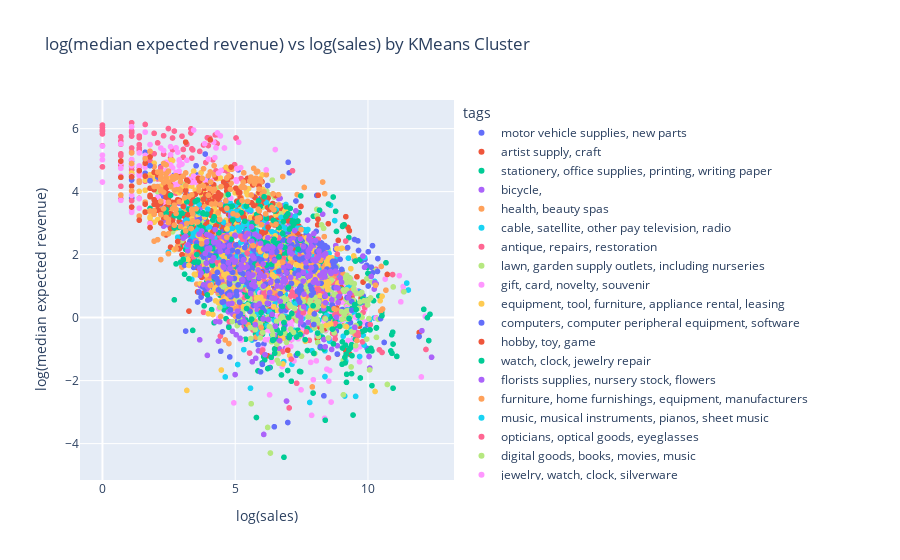

Source (notebook cell):
### Code cell
fig = px.scatter(
    df, 
    x='record_count', 
    y='expected_revenue_median', 
    color='tags', 
    title='log(median expected revenue) vs log(sales) by KMeans Cluster', 
    labels={
        'record_count': 'log(sales)',
        'expected_revenue_median': 'log(median expected revenue)'
    },
    hover_data=['merchant_abn']
)

# Display plot
fig.show()

### Figure 1 — Plotly figure (JSON) as saved in the notebook; plotly's stock layout.template omitted (floating-point values rounded to 4 significant figures; data arrays with more than 128 entries replaced by an {"elided": "..."} marker saying what was removed)
{"data": [{"customdata": {"elided": "151x1 str values"}, "hovertemplate": "tags=motor vehicle supplies, new parts<br>log(sales)=%{x}<br>log(median expected revenue)=%{y}<br>merchant_abn=%{customdata[0]}<extra></extra>", "legendgroup": "motor vehicle supplies, new parts", "marker": {"color": "#636efa", "symbol": "circle"}, "mode": "markers", "name": "motor vehicle supplies, new parts", "showlegend": true, "type": "scattergl", "x": {"elided": "151 float values"}, "xaxis": "x", "y": {"elided": "151 float values"}, "yaxis": "y"}, {"customdata": {"elided": "193x1 str values"}, "hovertemplate": "tags=artist supply, craft<br>log(sales)=%{x}<br>log(median expected revenue)=%{y}<br>merchant_abn=%{customdata[0]}<extra></extra>", "legendgroup": "artist supply, craft", "marker": {"color": "#EF553B", "symbol": "circle"}, "mode": "markers", "name": "artist supply, craft", "showlegend": true, "type": "scattergl", "x": {"elided": "193 float values"}, "xaxis": "x", "y": {"elided": "193 float values"}, "yaxis": "y"}, {"customdata": {"elided": "161x1 str values"}, "hovertemplate": "tags=stationery, office supplies, printing, writing paper<br>log(sales)=%{x}<br>log(median expected revenue)=%{y}<br>merchant_abn=%{customdata[0]}<extra></extra>", "legendgroup": "stationery, office supplies, printing, writing paper", "marker": {"color": "#00cc96", "symbol": "circle"}, "mode": "markers", "name": "stationery, office supplies, printing, writing paper", "showlegend": true, "type": "scattergl", "x": {"elided": "161 float values"}, "xaxis": "x", "y": {"elided": "161 float values"}, "yaxis": "y"}, {"customdata": {"elided": "170x1 str values"}, "hovertemplate": "tags=bicycle,<br>log(sales)=%{x}<br>log(median expected revenue)=%{y}<br>merchant_abn=%{customdata[0]}<extra></extra>", "legendgroup": "bicycle,", "marker": {"color": "#ab63fa", "symbol": "circle"}, "mode": "markers", "name": "bicycle,", "showlegend": true, "type": "scattergl", "x": {"elided": "170 float values"}, "xaxis": "x", "y": {"elided": "170 float values"}, "yaxis": "y"}, {"customdata": {"elided": "164x1 str values"}, "hovertemplate": "tags=health, beauty spas<br>log(sales)=%{x}<br>log(median expected revenue)=%{y}<br>merchant_abn=%{customdata[0]}<extra></extra>", "legendgroup": "health, beauty spas", "marker": {"color": "#FFA15A", "symbol": "circle"}, "mode": "markers", "name": "health, beauty spas", "showlegend": true, "type": "scattergl", "x": {"elided": "164 float values"}, "xaxis": "x", "y": {"elided": "164 float values"}, "yaxis": "y"}, {"customdata": {"elided": "175x1 str values"}, "hovertemplate": "tags=cable, satellite, other pay television, radio<br>log(sales)=%{x}<br>log(median expected revenue)=%{y}<br>merchant_abn=%{customdata[0]}<extra></extra>", "legendgroup": "cable, satellite, other pay television, radio", "marker": {"color": "#19d3f3", "symbol": "circle"}, "mode": "markers", "name": "cable, satellite, other pay television, radio", "showlegend": true, "type": "scattergl", "x": {"elided": "175 float values"}, "xaxis": "x", "y": {"elided": "175 float values"}, "yaxis": "y"}, {"customdata": {"elided": "129x1 str values"}, "hovertemplate": "tags=antique, repairs, restoration<br>log(sales)=%{x}<br>log(median expected revenue)=%{y}<br>merchant_abn=%{customdata[0]}<extra></extra>", "legendgroup": "antique, repairs, restoration", "marker": {"color": "#FF6692", "symbol": "circle"}, "mode": "markers", "name": "antique, repairs, restoration", "showlegend": true, "type": "scattergl", "x": {"elided": "129 float values"}, "xaxis": "x", "y": {"elided": "129 float values"}, "yaxis": "y"}, {"customdata": {"elided": "153x1 str values"}, "hovertemplate": "tags=lawn, garden supply outlets, including nurseries<br>log(sales)=%{x}<br>log(median expected revenue)=%{y}<br>merchant_abn=%{customdata[0]}<extra></extra>", "legendgroup": "lawn, garden supply outlets, including nurseries", "marker": {"color": "#B6E880", "symbol": "circle"}, "mode": "markers", "name": "lawn, garden supply outlets, including nurseries", "showlegend": true, "type": "scattergl", "x": {"elided": "153 float values"}, "xaxis": "x", "y": {"elided": "153 float values"}, "yaxis": "y"}, {"customdata": {"elided": "182x1 str values"}, "hovertemplate": "tags=gift, card, novelty, souvenir<br>log(sales)=%{x}<br>log(median expected revenue)=%{y}<br>merchant_abn=%{customdata[0]}<extra></extra>", "legendgroup": "gift, card, novelty, souvenir", "marker": {"color": "#FF97FF", "symbol": "circle"}, "mode": "markers", "name": "gift, card, novelty, souvenir", "showlegend": true, "type": "scattergl", "x": {"elided": "182 float values"}, "xaxis": "x", "y": {"elided": "182 float values"}, "yaxis": "y"}, {"customdata": {"elided": "134x1 str values"}, "hovertemplate": "tags=equipment, tool, furniture, appliance rental, leasing<br>log(sales)=%{x}<br>log(median expected revenue)=%{y}<br>merchant_abn=%{customdata[0]}<extra></extra>", "legendgroup": "equipment, tool, furniture, appliance rental, leasing", "marker": {"color": "#FECB52", "symbol": "circle"}, "mode": "markers", "name": "equipment, tool, furniture, appliance rental, leasing", "showlegend": true, "type": "scattergl", "x": {"elided": "134 float values"}, "xaxis": "x", "y": {"elided": "134 float values"}, "yaxis": "y"}, {"customdata": {"elided": "181x1 str values"}, "hovertemplate": "tags=computers, computer peripheral equipment, software<br>log(sales)=%{x}<br>log(median expected revenue)=%{y}<br>merchant_abn=%{customdata[0]}<extra></extra>", "legendgroup": "computers, computer peripheral equipment, software", "marker": {"color": "#636efa", "symbol": "circle"}, "mode": "markers", "name": "computers, computer peripheral equipment, software", "showlegend": true, "type": "scattergl", "x": {"elided": "181 float values"}, "xaxis": "x", "y": {"elided": "181 float values"}, "yaxis": "y"}, {"customdata": {"elided": "142x1 str values"}, "hovertemplate": "tags=hobby, toy, game<br>log(sales)=%{x}<br>log(median expected revenue)=%{y}<br>merchant_abn=%{customdata[0]}<extra></extra>", "legendgroup": "hobby, toy, game", "marker": {"color": "#EF553B", "symbol": "circle"}, "mode": "markers", "name": "hobby, toy, game", "showlegend": true, "type": "scattergl", "x": {"elided": "142 float values"}, "xaxis": "x", "y": {"elided": "142 float values"}, "yaxis": "y"}, {"customdata": {"elided": "170x1 str values"}, "hovertemplate": "tags=watch, clock, jewelry repair<br>log(sales)=%{x}<br>log(median expected revenue)=%{y}<br>merchant_abn=%{customdata[0]}<extra></extra>", "legendgroup": "watch, clock, jewelry repair", "marker": {"color": "#00cc96", "symbol": "circle"}, "mode": "markers", "name": "watch, clock, jewelry repair", "showlegend": true, "type": "scattergl", "x": {"elided": "170 float values"}, "xaxis": "x", "y": {"elided": "170 float values"}, "yaxis": "y"}, {"customdata": {"elided": "180x1 str values"}, "hovertemplate": "tags=florists supplies, nursery stock, flowers<br>log(sales)=%{x}<br>log(median expected revenue)=%{y}<br>merchant_abn=%{customdata[0]}<extra></extra>", "legendgroup": "florists supplies, nursery stock, flowers", "marker": {"color": "#ab63fa", "symbol": "circle"}, "mode": "markers", "name": "florists supplies, nursery stock, flowers", "showlegend": true, "type": "scattergl", "x": {"elided": "180 float values"}, "xaxis": "x", "y": {"elided": "180 float values"}, "yaxis": "y"}, {"customdata": {"elided": "182x1 str values"}, "hovertemplate": "tags=furniture, home furnishings, equipment, manufacturers<br>log(sales)=%{x}<br>log(median expected revenue)=%{y}<br>merchant_abn=%{customdata[0]}<extra></extra>", "legendgroup": "furniture, home furnishings, equipment, manufacturers", "marker": {"color": "#FFA15A", "symbol": "circle"}, "mode": "markers", "name": "furniture, home furnishings, equipment, manufacturers", "showlegend": true, "type": "scattergl", "x": {"elided": "182 float values"}, "xaxis": "x", "y": {"elided": "182 float values"}, "yaxis": "y"}, {"customdata": {"elided": "167x1 str values"}, "hovertemplate": "tags=music, musical instruments, pianos, sheet music<br>log(sales)=%{x}<br>log(median expected revenue)=%{y}<br>merchant_abn=%{customdata[0]}<extra></extra>", "legendgroup": "music, musical instruments, pianos, sheet music", "marker": {"color": "#19d3f3", "symbol": "circle"}, "mode": "markers", "name": "music, musical instruments, pianos, sheet music", "showlegend": true, "type": "scattergl", "x": {"elided": "167 float values"}, "xaxis": "x", "y": {"elided": "167 float values"}, "yaxis": "y"}, {"customdata": {"elided": "151x1 str values"}, "hovertemplate": "tags=opticians, optical goods, eyeglasses<br>log(sales)=%{x}<br>log(median expected revenue)=%{y}<br>merchant_abn=%{customdata[0]}<extra></extra>", "legendgroup": "opticians, optical goods, eyeglasses", "marker": {"color": "#FF6692", "symbol": "circle"}, "mode": "markers", "name": "opticians, optical goods, eyeglasses", "showlegend": true, "type": "scattergl", "x": {"elided": "151 float values"}, "xaxis": "x", "y": {"elided": "151 float values"}, "yaxis": "y"}, {"customdata": {"elided": "195x1 str values"}, "hovertemplate": "tags=digital goods, books, movies, music<br>log(sales)=%{x}<br>log(median expected revenue)=%{y}<br>merchant_abn=%{customdata[0]}<extra></extra>", "legendgroup": "digital goods, books, movies, music", "marker": {"color": "#B6E880", "symbol": "circle"}, "mode": "markers", "name": "digital goods, books, movies, music", "showlegend": true, "type": "scattergl", "x": {"elided": "195 float values"}, "xaxis": "x", "y": {"elided": "195 float values"}, "yaxis": "y"}, {"customdata": [["16377211887"], ["23812847062"], ["30769373086"], ["33068332703"], ["36105696102"], ["38918664617"], ["43083074133"], ["86201937910"], ["86791380020"], ["93267734067"], ["99022662131"], ["10881038707"], ["11134994590"], ["12983555508"], ["55092047467"], ["64648788229"], ["74959624448"], ["75265429612"], ["81548651453"], ["19492220327"], ["24526454463"], ["39700611505"], ["46537010521"], ["46898641989"], ["65276790047"], ["67213521157"], ["69184324876"], ["72760991600"], ["99473039626"], ["21158149109"], ["28449116125"], ["29505435279"], ["30900210196"], ["38049816588"], ["44345785419"], ["58495294020"], ["59039508122"], ["77334889816"], ["10165489824"], ["12240378188"], ["24674067743"], ["28639309109"], ["29253286472"], ["29623808496"], ["47441593515"], ["55555661470"], ["86621434137"], ["10596295795"], ["15043504837"], ["20233857661"], ["41331227038"], ["57860746842"], ["80837517456"], ["86744504251"], ["19340071232"], ["24212300522"], ["49514806178"], ["65168284301"], ["69893361647"], ["78949485914"], ["79143633916"], ["86889657711"], ["93110588804"], ["93263170091"], ["97590358496"], ["11800043583"], ["14530561097"], ["23709946765"], ["26793253394"], ["29027010572"], ["32493270774"], ["37815517789"], ["53829845678"], ["56806164521"], ["62688594508"], ["64143552561"], ["66228393506"], ["82736268897"], ["85626017907"], ["16156289887"], ["21073645356"], ["21263722044"], ["21350600012"], ["25707254891"], ["34455283435"], ["36502394145"], ["43838212570"], ["51087215585"], ["65959377833"], ["90918180829"], ["93378757859"]], "hovertemplate": "tags=jewelry, watch, clock, silverware<br>log(sales)=%{x}<br>log(median expected revenue)=%{y}<br>merchant_abn=%{customdata[0]}<extra></extra>", "legendgroup": "jewelry, watch, clock, silverware", "marker": {"color": "#FF97FF", "symbol": "circle"}, "mode": "markers", "name": "jewelry, watch, clock, silverware", "showlegend": true, "type": "scattergl", "x": [2.079, 4.234, 1.792, 1.386, 3.829, 2.197, 4.727, 1.099, 0.6931, 0, 3.85, 1.609, 4.111, 1.609, 2.708, 1.099, 2.639, 2.565, 1.386, 6.509, 1.099, 2.079, 0, 4.828, 3.714, 0.6931, 2.485, 2.773, 3.258, 2.89, 5.05, 2.89, 2.833, 2.565, 4.331, 4.277, 3.989, 3.434, 1.386, 2.398, 2.89, 5.176, 5.204, 1.099, 1.386, 1.386, 0.6931, 4.443, 5.13, 0.6931, 3.526, 4.595, 2.773, 3.871, 1.386, 0, 2.398, 2.303, 2.996, 3.466, 3.367, 4.19, 2.833, 0.6931, 3.434, 2.398, 5.03, 5.063, 2.565, 1.386, 4.466, 1.792, 2.079, 2.996, 0, 1.099, 4.369, 2.303, 2.89, 1.386, 2.89, 3.584, 1.609, 3.638, 1.099, 3.258, 3.611, 1.386, 1.099, 6.168, 3.178], "xaxis": "x", "y": [3.824, 5.079, 2.988, 5.228, 4.17, 5.384, 4.466, 4.493, 4.492, 5.014, 5.521, 5.888, 4.337, 4.777, 4.223, 3.341, 4.758, 5.427, 4.337, 5.335, 4.822, 4.489, 5.158, 3.794, 4.419, 5.515, 4.589, 5.39, 4.394, 3.682, 4.326, 4.649, 4.238, 5.171, 5.863, 5.386, 5.033, 4.491, 4.704, 4.933, 4.831, 0.7191, 4.761, 3.881, 4.815, 4.51, 4.911, 5.769, 5.567, 4.742, 4.303, 5.385, 4.615, 4.361, 3.778, 5.445, 4.207, 5.305, 3.316, 4.309, 4.291, 5.567, 5.254, 3.724, 5.954, 4.666, 4.377, 4.728, 4.848, 4.591, 4.67, 5.492, 4.158, 4.875, 4.304, 6.057, 4.585, 3.668, 5.005, 3.473, 4.982, 4.331, 5.15, 4.387, 5.011, 3.628, 4.452, 4.362, 3.406, 4.69, 4.996], "yaxis": "y"}, {"customdata": {"elided": "164x1 str values"}, "hovertemplate": "tags=books, periodicals, newspapers<br>log(sales)=%{x}<br>log(median expected revenue)=%{y}<br>merchant_abn=%{customdata[0]}<extra></extra>", "legendgroup": "books, periodicals, newspapers", "marker": {"color": "#FECB52", "symbol": "circle"}, "mode": "markers", "name": "books, periodicals, newspapers", "showlegend": true, "type": "scattergl", "x": {"elided": "164 float values"}, "xaxis": "x", "y": {"elided": "164 float values"}, "yaxis": "y"}, {"customdata": {"elided": "191x1 str values"}, "hovertemplate": "tags=computer programming, data processing, integrated systems design<br>log(sales)=%{x}<br>log(median expected revenue)=%{y}<br>merchant_abn=%{customdata[0]}<extra></extra>", "legendgroup": "computer programming, data processing, integrated systems design", "marker": {"color": "#636efa", "symbol": "circle"}, "mode": "markers", "name": "computer programming, data processing, integrated systems design", "showlegend": true, "type": "scattergl", "x": {"elided": "191 float values"}, "xaxis": "x", "y": {"elided": "191 float values"}, "yaxis": "y"}, {"customdata": [["17476208631"], ["18905299698"], ["21755625204"], ["22883189698"], ["31400548982"], ["58420836090"], ["65415777658"], ["67264251405"], ["73792600690"], ["74337286955"], ["86710922099"], ["90976587185"], ["94951665897"], ["95824231566"], ["14626521979"], ["31337247877"], ["31471844679"], ["36628336616"], ["42077919948"], ["43801715289"], ["46079095809"], ["46429297007"], ["55661978105"], ["60123474601"], ["76183421494"], ["76818455401"], ["97598804219"], ["98253764162"], ["99785979138"], ["22248828825"], ["26788127465"], ["32873803804"], ["41686800806"], ["43437492698"], ["47103021057"], ["47422313909"], ["48624093501"], ["52266154043"], ["52969453577"], ["61675439608"], ["66069111675"], ["74116888698"], ["77747303845"], ["80779713037"], ["93096883450"], ["11149063370"], ["15795298692"], ["20352820919"], ["25737175575"], ["27851049264"], ["41305045812"], ["44344566262"], ["45907060380"], ["72361927236"], ["76094539803"], ["77924688488"], ["96141360246"], ["99807059634"], ["11975295389"], ["27014190836"], ["32021853619"], ["34564250941"], ["35787272183"], ["37106509177"], ["39469369640"], ["49285644021"], ["51390118767"], ["52034783403"], ["70580157002"], ["84228395458"], ["87076215407"], ["87915290368"], ["89133730546"], ["17208085375"], ["27518736748"], ["63907965541"], ["28490495118"], ["32566134208"], ["35260204943"], ["42454170286"], ["42665580539"], ["58680132589"], ["79377496749"], ["93113531213"], ["10739268011"], ["17611272180"], ["19401969640"], ["20781273791"], ["22019281430"], ["28159278322"], ["42392117775"], ["44527459864"], ["47797405944"], ["53300696557"], ["56945094143"], ["59079680636"], ["68233865253"], ["73463200282"], ["88745863985"], ["98166254020"], ["99776743787"], ["20803442676"], ["27397535742"], ["44539609516"], ["48220830699"], ["57223200264"], ["60641607697"], ["66522814831"], ["78908309708"], ["80067991455"], ["95005191321"], ["99420575685"]], "hovertemplate": "tags=art dealers, galleries<br>log(sales)=%{x}<br>log(median expected revenue)=%{y}<br>merchant_abn=%{customdata[0]}<extra></extra>", "legendgroup": "art dealers, galleries", "marker": {"color": "#EF553B", "symbol": "circle"}, "mode": "markers", "name": "art dealers, galleries", "showlegend": true, "type": "scattergl", "x": [4.19, 5.883, 1.792, 1.792, 1.792, 5.124, 1.609, 0.6931, 5.176, 2.485, 8.119, 3.611, 3.135, 2.639, 1.099, 4.682, 5.464, 5.187, 3.638, 5.823, 5.024, 2.485, 5.697, 4.844, 3.892, 3.135, 4.143, 5.389, 1.946, 4.564, 2.197, 5.063, 2.303, 2.079, 2.639, 3.85, 6.633, 1.946, 3.219, 4.357, 4.357, 2.565, 3.219, 4.663, 5.74, 4.06, 3.664, 2.89, 2.89, 5.945, 6.038, 2.89, 4.71, 5.743, 1.946, 6.004, 1.792, 2.398, 2.639, 3.912, 2.398, 6.532, 3.219, 5.897, 2.079, 5.124, 1.946, 2.833, 3.912, 3.332, 5.849, 4.454, 0.6931, 6.238, 1.609, 5.242, 4.127, 4.007, 4.304, 2.079, 4.673, 2.079, 5.9, 1.792, 1.609, 3.332, 2.197, 2.565, 1.099, 5.338, 2.303, 4.06, 1.609, 3.497, 4.844, 1.946, 3.135, 4.844, 1.386, 8.126, 1.099, 2.485, 5.293, 2.833, 3.689, 5.984, 1.946, 3.807, 1.386, 3.178, 3.045, 2.398], "xaxis": "x", "y": [4.219, 3.629, 4.107, 3.839, 5.101, 4.017, 3.603, 4.969, 3.972, 3.768, 3.123, 4.422, 4.033, 3.008, 3.511, 4.025, 4.419, 3.795, 2.084, 3.173, 4.109, 3.112, 3.558, 3.083, 3.905, 2.589, 2.708, 4.348, 3.594, 4.304, 3.641, 3.697, 4.021, 3.581, 3.105, 4.103, 2.884, 4.133, 2.638, 3.766, 3.872, 3.299, 3.266, 4.155, 3.165, 5.642, 4.336, 2.18, 3.727, 3.156, 3.762, 3.055, 4.375, 3.819, 4.102, 2.712, 3.879, 4.099, 3.507, 2.621, 3.842, 3.008, 4.322, 4.172, 4.529, 3.969, 4.064, 3.741, 4.205, 3.621, 3.248, 3.893, 4.454, 2.872, 3.348, 3.329, 3.688, 3.835, 2.929, 3.637, 4.19, 3.411, 3.196, 2.86, 4.903, 3.84, 3.677, 4.198, 4.467, 3.176, 4.044, 3.974, 4.494, 3.917, 4.779, 3.74, 5.571, 4.468, 4.664, 3.885, 4.174, 3.495, 3.301, 2.418, 3.978, 1.428, 4.612, 3.76, 3.093, 4.366, 3.53, 4.19], "yaxis": "y"}, {"customdata": {"elided": "178x1 str values"}, "hovertemplate": "tags=tent, awning<br>log(sales)=%{x}<br>log(median expected revenue)=%{y}<br>merchant_abn=%{customdata[0]}<extra></extra>", "legendgroup": "tent, awning", "marker": {"color": "#00cc96", "symbol": "circle"}, "mode": "markers", "name": "tent, awning", "showlegend": true, "type": "scattergl", "x": {"elided": "178 float values"}, "xaxis": "x", "y": {"elided": "178 float values"}, "yaxis": "y"}, {"customdata": {"elided": "185x1 str values"}, "hovertemplate": "tags=shoe<br>log(sales)=%{x}<br>log(median expected revenue)=%{y}<br>merchant_abn=%{customdata[0]}<extra></extra>", "legendgroup": "shoe", "marker": {"color": "#ab63fa", "symbol": "circle"}, "mode": "markers", "name": "shoe", "showlegend": true, "type": "scattergl", "x": {"elided": "185 float values"}, "xaxis": "x", "y": {"elided": "185 float values"}, "yaxis": "y"}, {"customdata": [["32173481131"], ["32934378210"], ["35754571357"], ["43828324372"], ["43833568675"], ["45875784130"], ["47192976569"], ["61310985405"], ["70814127470"], ["82465857700"], ["88999491954"], ["91426391836"], ["97088280855"], ["12182018430"], ["43454001249"], ["46471185478"], ["59659309503"], ["71361928741"], ["78403451584"], ["92482981458"], ["92693781303"], ["96806981644"], ["98400051901"], ["20836895545"], ["21166782413"], ["25228131129"], ["35267193658"], ["36961482719"], ["41704070214"], ["56191979620"], ["61085944703"], ["62692834922"], ["72064300998"], ["74874670528"], ["78040474274"], ["82642449321"], ["85444000471"], ["93740493847"], ["95594775419"], ["97089682451"], ["20549656225"], ["43426057710"], ["53415858879"], ["63975991689"], ["67920961191"], ["68874243493"], ["69133284840"], ["69431337574"], ["73376110977"], ["75289356942"], ["76117653301"], ["76419655212"], ["77990807356"], ["82329510503"], ["93932766844"], ["97638827169"], ["12161076724"], ["15457638036"], ["16143938351"], ["17073441842"], ["19458945909"], ["20017721725"], ["25624067782"], ["29166700531"], ["31153557593"], ["31552582037"], ["51479541036"], ["58899084497"], ["59274084898"], ["61941120453"], ["66748498849"], ["70754621933"], ["71475747855"], ["80116239104"], ["81836621910"], ["82545351270"], ["85449177396"], ["88652114856"], ["89618228232"], ["90522979771"], ["95938358124"], ["97860823526"], ["48290289285"], ["49069349536"], ["54790190524"], ["55407818029"], ["56018978883"], ["60470122582"], ["72758063852"], ["80932809713"], ["92596271102"], ["93260930990"], ["20497101151"], ["26763947687"], ["34621449599"], ["45237488374"], ["52388886012"], ["56766066037"], ["91062920626"], ["19633197919"], ["22926973508"], ["35911782646"], ["36461610866"], ["37351880405"], ["40084144447"], ["43930439013"], ["49784932478"], ["51294980477"], ["62924351636"], ["70805280228"], ["80347921120"], ["82044452251"], ["87203239896"], ["88848010071"], ["93720983561"], ["16002602393"], ["17799557745"], ["30780133873"], ["50589958690"], ["72897360319"], ["73973714129"], ["82368304209"], ["91218779711"], ["95037235405"], ["98020727651"]], "hovertemplate": "tags=telecom<br>log(sales)=%{x}<br>log(median expected revenue)=%{y}<br>merchant_abn=%{customdata[0]}<extra></extra>", "legendgroup": "telecom", "marker": {"color": "#FFA15A", "symbol": "circle"}, "mode": "markers", "name": "telecom", "showlegend": true, "type": "scattergl", "x": [4.762, 3.807, 3.367, 2.565, 5.727, 2.708, 3.738, 5.9, 1.099, 2.639, 1.386, 3.367, 5.257, 1.792, 2.944, 3.584, 4.92, 6.144, 3.761, 3.401, 3.135, 2.485, 4.466, 2.197, 3.178, 8.725, 3.135, 4.82, 2.944, 4.06, 5.784, 5.844, 1.609, 5.864, 2.485, 3.638, 2.197, 2.708, 1.946, 4.682, 5.595, 3.332, 4.174, 2.079, 5.838, 5.464, 2.197, 1.946, 4.419, 2.197, 2.398, 2.485, 6.384, 2.197, 3.135, 3.258, 3.367, 1.386, 4.06, 5.308, 2.773, 2.89, 5.666, 1.946, 2.079, 2.398, 4.22, 1.946, 5.919, 2.303, 2.485, 4.263, 1.099, 3.807, 5.908, 6.458, 4.111, 5.606, 1.099, 5.746, 4.682, 6.425, 5.991, 5.673, 2.773, 4.078, 2.773, 4.644, 3.989, 3.989, 2.485, 7.601, 5.357, 3.091, 5.252, 2.708, 3.526, 0.6931, 2.485, 5.826, 4.007, 6.534, 5.075, 2.303, 2.303, 5.549, 2.197, 2.079, 3.367, 4.682, 2.303, 6.787, 5.974, 2.197, 2.398, 1.792, 2.773, 2.303, 7.48, 6.668, 4.06, 8.372, 2.944, 2.485, 3.401], "xaxis": "x", "y": [4.503, 4.177, 3.44, 4.175, 4.252, 4.416, 2.341, 4.08, 4.894, 3.46, 4.295, 3.9, 3.715, 3.386, 4.315, 3.037, 3.299, 3.292, 4.423, 3.071, 4.595, 4.652, 4.157, 4.396, 2.987, 0.2783, 2.754, 4.075, 2.888, 4.091, 4.427, 4.641, 5.047, 3.444, 3.115, 4.03, 4.621, 3.571, 4.163, 3.47, 4.461, 2.829, 4.019, 4.16, 3.158, 3.689, 4.066, 3.28, 3.113, 3.267, 4.847, 2.027, 3.497, 1.842, 4.195, 3.842, 3.38, 4.336, 4.625, 4.305, 3.307, 3.677, 4.401, 2.427, 2.474, 4.565, 4.075, 3.393, 3.169, 2.663, 2.662, 3.616, 4.024, 4.727, 3.389, 3.422, 3.606, 3.892, 5.228, 4.319, 2.552, 3.928, 2.947, 2.285, 4.503, 4.305, 3.441, 3.708, 4.502, 3.887, 3.661, 4.133, 4.126, 3.808, 4.134, 2.934, 3.454, 3.892, 3.016, 3.049, 4.11, 2.961, 3.249, 4.893, 4.281, 4.337, 4.465, 4.621, 3.028, 4.433, 3.978, 1.759, -0.3132, 3.694, 3.185, 5.28, 2.183, 3.458, 2.795, 3.565, 1.018, 3.934, 4.438, 4.304, 3.298], "yaxis": "y"}], "layout": {"legend": {"title": {"text": "tags"}, "tracegroupgap": 0}, "title": {"text": "log(median expected revenue) vs log(sales) by KMeans Cluster"}, "xaxis": {"anchor": "y", "domain": [0, 1], "title": {"text": "log(sales)"}}, "yaxis": {"anchor": "x", "domain": [0, 1], "title": {"text": "log(median expected revenue)"}}}}
